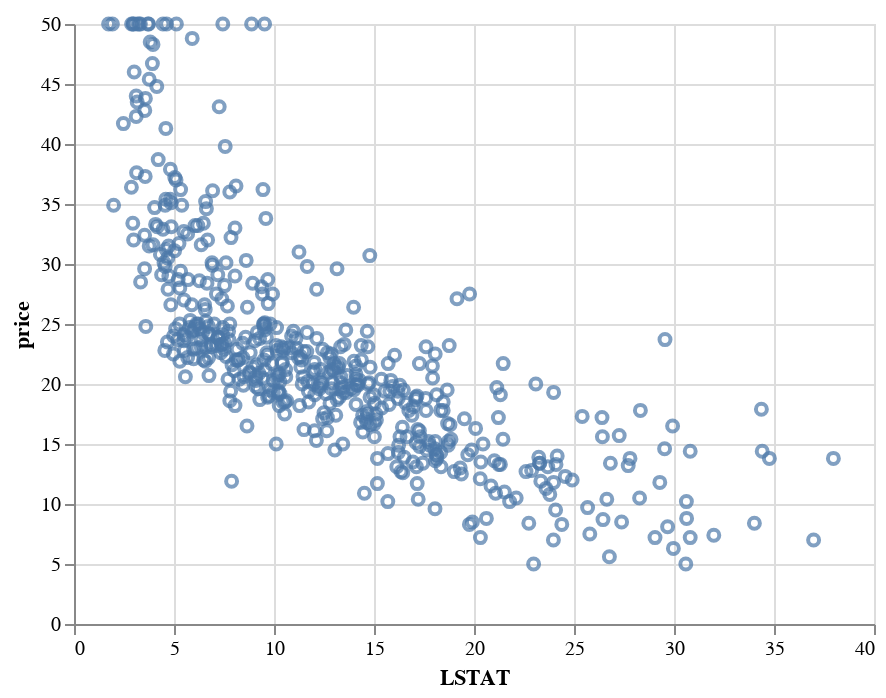

The code cell stored with this chart in its notebook:
### Markdown cell above
# Part 3: Boston housing price dataset (23 points)

Apply what you have learned above to construct hypothetical outcome plots and spaghetti plots for the relationship between housing prices and the `LSTAT` variable (average of the proportion of adults without some high school education and the proportion of male workers classified as laborers). It can be seen from the below figure that LSTAT has a slight non-linear variation with the target variable:

### Code cell
from sklearn.datasets import load_boston
boston = load_boston()

#create a dataframe containing predictors (housing_X) and the response variable (housing_y)
housing_X = pd.DataFrame(boston.data, columns = boston.feature_names)[['LSTAT']]
housing_y = pd.Series(boston.target, name = "price")

#also create a combined data frame with both predictors and response variables
housing_df = pd.concat([housing_y, housing_X], axis=1)

# show the LSTAT versus price
alt.Chart(housing_df).mark_point().encode(
    x="LSTAT",
    y="price"
)

### Figure 1 — Vega-Lite specification as saved in the notebook (floating-point values rounded to 4 significant figures; data arrays with more than 128 entries replaced by an {"elided": "..."} marker saying what was removed)
{"config": {"view": {"continuousWidth": 400, "continuousHeight": 300}}, "data": {"name": "data-9b20e2dc417ee56d5b368e1c208eea2b"}, "mark": "point", "encoding": {"x": {"field": "LSTAT", "type": "quantitative"}, "y": {"field": "price", "type": "quantitative"}}, "$schema": "https://vega.github.io/schema/vega-lite/v4.17.0.json", "datasets": {"data-9b20e2dc417ee56d5b368e1c208eea2b": {"elided": "506 records"}}}
